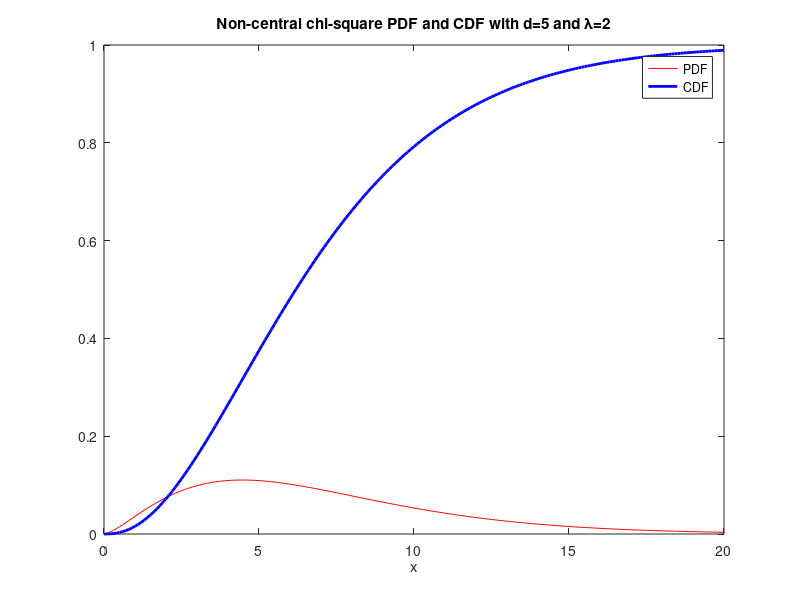

Write MATLAB code to recreate this figure. (Note: this script raises an error after producing the figure.)
%% Plot and sample the non-central chi-square distribution

% Define the parameters
clear variables % clear all variables from workspace
d = 5; % degrees of freedom
lambda = 2; % non-centrality parameter
a = 0; % left truncation
b = 20; % right truncation
ngrid = 200; % number of grid intervals
nsample = 10^6; % number of random samples

% Define the grid with linspace
%x = linspace(a,b,ngrid+1);
%deltax = x(2)-x(1) % grid step 

% Define the grid with the colon operator
deltax = (b-a)/ngrid; % grid step
x = a:deltax:b;

%% Compute and plot the PDF and CDF
f = pdf('ncx2',x,d,lambda);
F = cdf('ncx2',x,d,lambda);

close all
figure(1) % open a plot window
plot(x,f,'r',x,F,'b','LineWidth',2)
xlabel('x')
title('Non-central chi-square PDF and CDF with d=5 and \lambda=2')
legend('PDF','CDF')
print('-dpng','ncchisq.png')

%% Sample the non-central chi-square distribution
tic
%X = icdf('ncx2',rand(1,nsample),d,lambda); % 50 times slower
X = ncx2rnd(d,lambda,1,nsample);
toc

% Bar histogram
figure(2)
x2 = [x-deltax/2 x(end)+deltax/2]; % bin edges
ho = histogram(X,x2,'normalization','pdf'); % histogram object
hold on
plot(x,f,'r','LineWidth',2)
xlim([a b])
xlabel('x')
ylabel('f_X')
legend('Sampled','Theory')
title('Non-central chi-square PDF with d=5 and \lambda=2')

% Line histogram
figure(3)
h2 = ho.Values;
plot(x,h2,'b',x,f,'r--','LineWidth',2)
xlim([a b])
xlabel('x')
ylabel('f_X')
legend('Sampled','Theory')
title('Non-central chi-square PDF with d=5 and \lambda=2')

% Scatter plot
figure(4)
U = rand(1,1000);
plot(X(1:1000),U.*pdf('ncx2',X(1:1000),d,lambda),'.', ...
    x,pdf('ncx2',x,d,lambda),'LineWidth',2)
xlabel('x')
ylabel('f_X')
legend('Sampled','Theory')
title('Non-central chi-square PDF with d=5 and \lambda=2')
